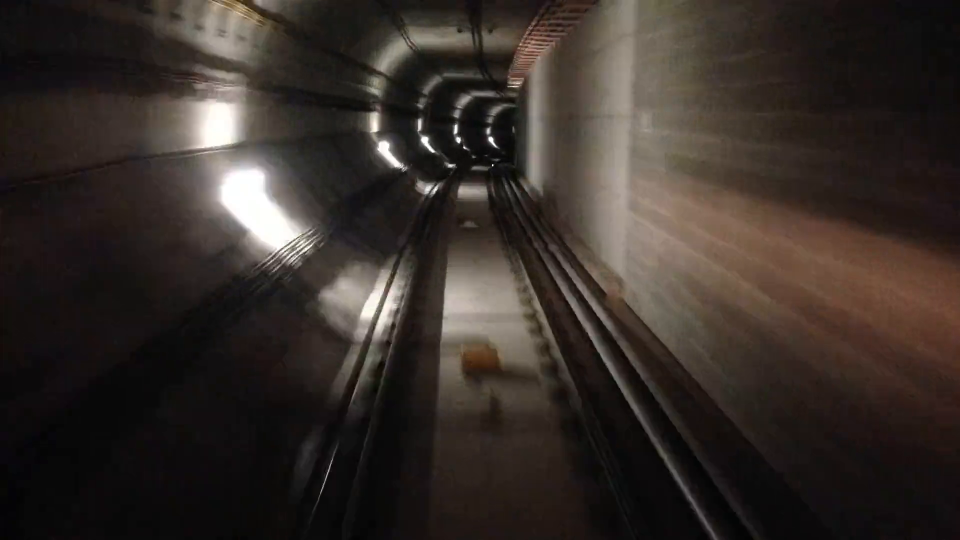
#> input picture frame 18 of TargetImages/Sample8.mp4, 1920 x 1080 px (shown at 1/2 size)
$ python 'SLAM master.py'
#> lines starting #> are read from the running program, lines starting #| are printed output that depends on the picture
import numpy as np
import math
import cv2
import matplotlib.pyplot as plt
from mpl_toolkits import mplot3d
import matplotlib.colors as mcol
import matplotlib.cm as cm
import matplotlib.animation as animation
numberOfFrames = 50


fig = plt.figure()
fig.set_size_inches(14.5, 10.5, forward=True)
ax = fig.add_subplot(111, projection='3d')
plt.title("Best VSLAM ever")
ax.set_xlabel("X")
ax.set_ylabel("Y")
ax.set_zlabel("Z")

# Make a user-defined colormap.
cm1 = mcol.LinearSegmentedColormap.from_list("RedToBlue",["r","b"])
cm2 = mcol.LinearSegmentedColormap.from_list("GreenToYellow",["green","black"])
# Make a normalizer that will map the time values from
# [start_time,end_time+1] -> [0,1].
cnorm = mcol.Normalize(1,numberOfFrames)

# Turn these into an object that can be used to map time values to colors and
# can be passed to plt.colorbar().
cpick1 = cm.ScalarMappable(norm=cnorm,cmap=cm1)
cpick1.set_array([])
cpick2 = cm.ScalarMappable(norm=cnorm,cmap=cm2)
cpick2.set_array([])


cameraMatrix =np.array( [ [1  , 0. , 1  ],
                          [0. , 1  , 1  ],
                          [0. , 0. , 1. ] ])


cameraMatrix =np.array( [ [8.6297319278294219e+02,          0.          , 3.2410970150269952e+02],
                 [           0.         ,8.6289007075149686e+02, 2.3151809145852621e+02],
                 [           0.         ,          0.          ,            1.         ] ])

distortionCoeffs =np.array( [ 1.3876171595109568e-01, -5.0495233579131149e-01, -1.4364550355797534e-03, 3.0938437583063767e-03, 1.3034844698951493e+00 ])

detector = cv2.ORB_create(nfeatures = 1000)
bf = cv2.BFMatcher(cv2.NORM_HAMMING, crossCheck=False)

index_params = dict(algorithm=6,
                        table_number=6,
                        key_size=12,
                        multi_probe_level=2)
search_params = {}
goodFeatureParams = dict( maxCorners = 500, qualityLevel = 0.01, minDistance = 3 ) # , blockSize = 5

flann = cv2.FlannBasedMatcher(index_params, search_params)
ratioThresh = 0.75


def computeKeyandDes(frame):
    features = cv2.goodFeaturesToTrack(np.mean(frame, axis=2).astype(np.uint8), mask = None, **goodFeatureParams)
    keypoints = [cv2.KeyPoint(x = feature[0][0], y = feature[0][1], _size = 20) for feature in features ]  # size: diameter of the meaningful keypoint neighborhood
    keypoints, descriptors = detector.compute(frame, keypoints)
    return keypoints,descriptors

# [45 lines left out: function compute2DPoints, not called in this run]


cap = cv2.VideoCapture("C:/Users/asus/Desktop/Samurai-Seeker/SLAM Test_1/Sample8.mp4")
#width
#cap.set(3,960)
#height
#cap.set(4,540)
if cap.isOpened():
    srcPoints = []
    dstPoints = []
    points1 = []
    points2 = []
    plotSize = 200
    Rpose = np.eye(3)
    Tpose = np.zeros((3,3))
    t = 1
    ret , frame = cap.read()
#> frame is the input picture: shape (1080, 1920, 3); mean B, G, R 41.4, 46.2, 54.2
    frame = cv2.resize(frame,(2160//2, 4096//8))
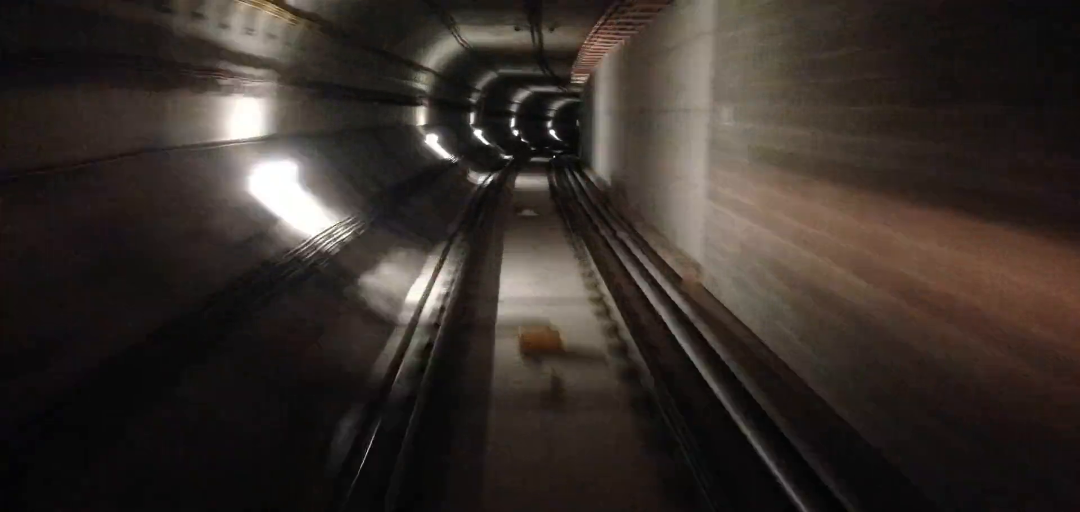
#> frame: shape (512, 1080, 3); mean B, G, R 41.3, 46.2, 54.2
    oldKeypoints,oldDescriptors = computeKeyandDes(frame)
#> in computeKeyandDes, `features = cv2.goodFeaturesToTrack(np.mean(frame, axis=2).astype(np.ui..`: features = 442 rows, first 8: [554, 156], [516, 134], [521, 139], [488, 143], [511, 126], [513, 118], [550, 130], [514, 131]
#> (the run stopped early here; a loop or call above may not have finished)

$ run again, starting later in the video
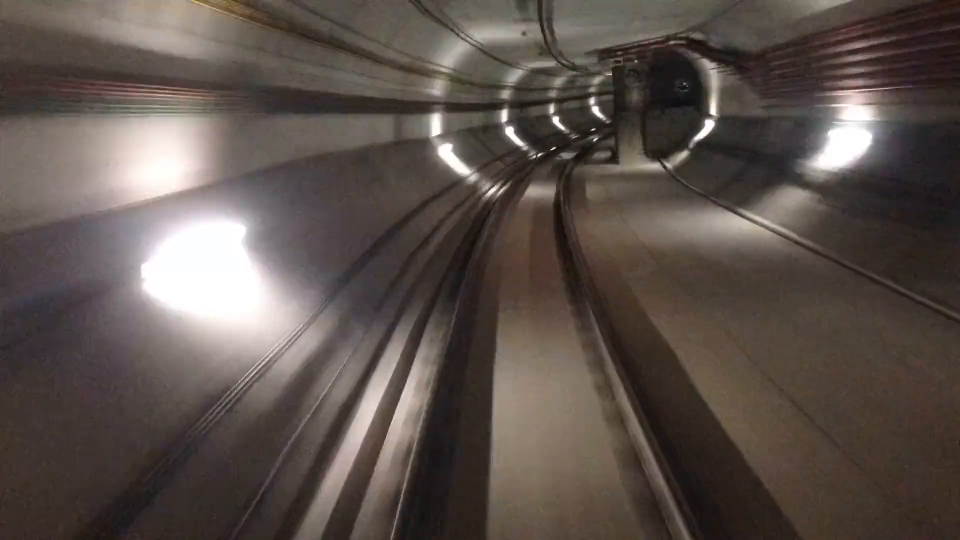
#> input picture frame 84 of TargetImages/Sample8.mp4, 1920 x 1080 px (shown at 1/2 size)
#> frame is the input picture: shape (1080, 1920, 3); mean B, G, R 75.4, 81, 91.4
#> `frame = cv2.resize(frame,(2160//2, 4096//8))`:
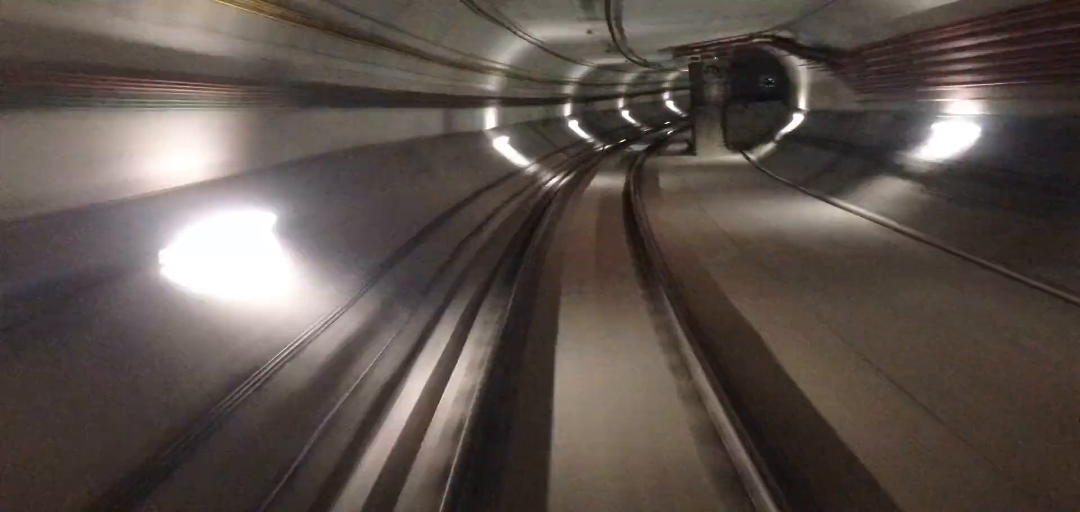
#> frame: shape (512, 1080, 3); mean B, G, R 75.3, 80.9, 91.4
#> features = 500 rows, first 8: [668, 133], [687, 70], [605, 148], [625, 139], [669, 122], [665, 123], [627, 111], [601, 148]

$ run again, starting later in the video
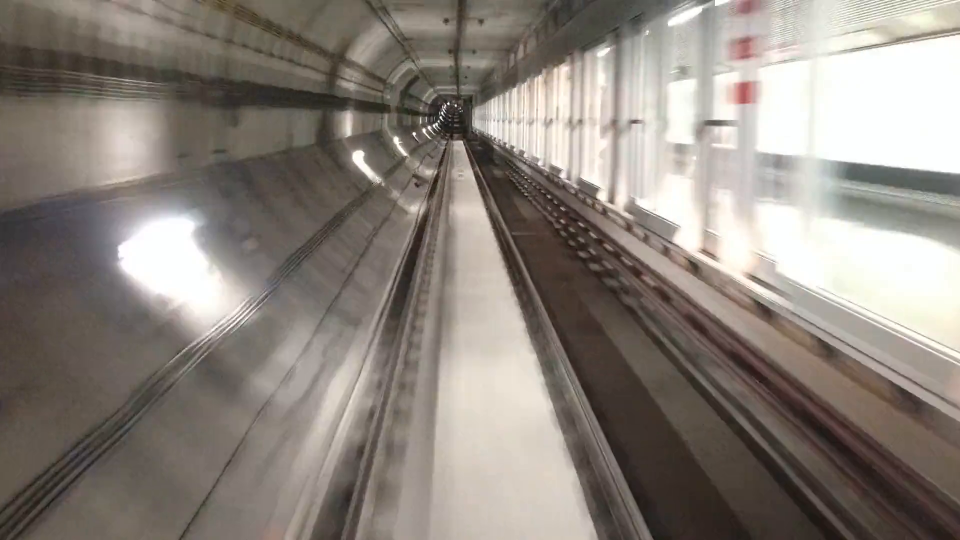
#> input picture frame 149 of TargetImages/Sample8.mp4, 1920 x 1080 px (shown at 1/2 size)
#> frame is the input picture: shape (1080, 1920, 3); mean B, G, R 124.4, 131.8, 139.6
#> `frame = cv2.resize(frame,(2160//2, 4096//8))`:
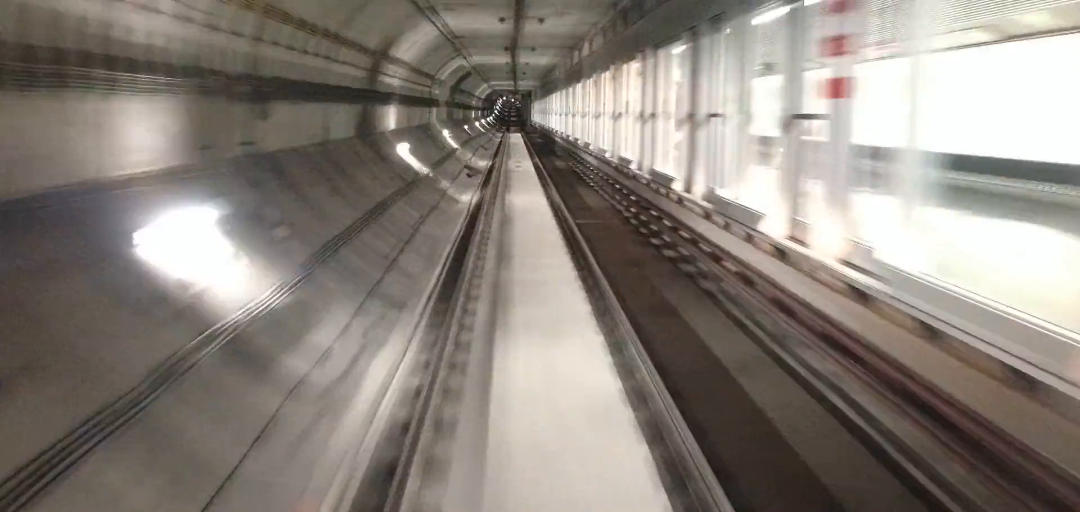
#> frame: shape (512, 1080, 3); mean B, G, R 124.3, 131.7, 139.5
#> features = 500 rows, first 8: [504, 98], [512, 100], [491, 117], [465, 126], [495, 111], [487, 119], [493, 114], [482, 120]
